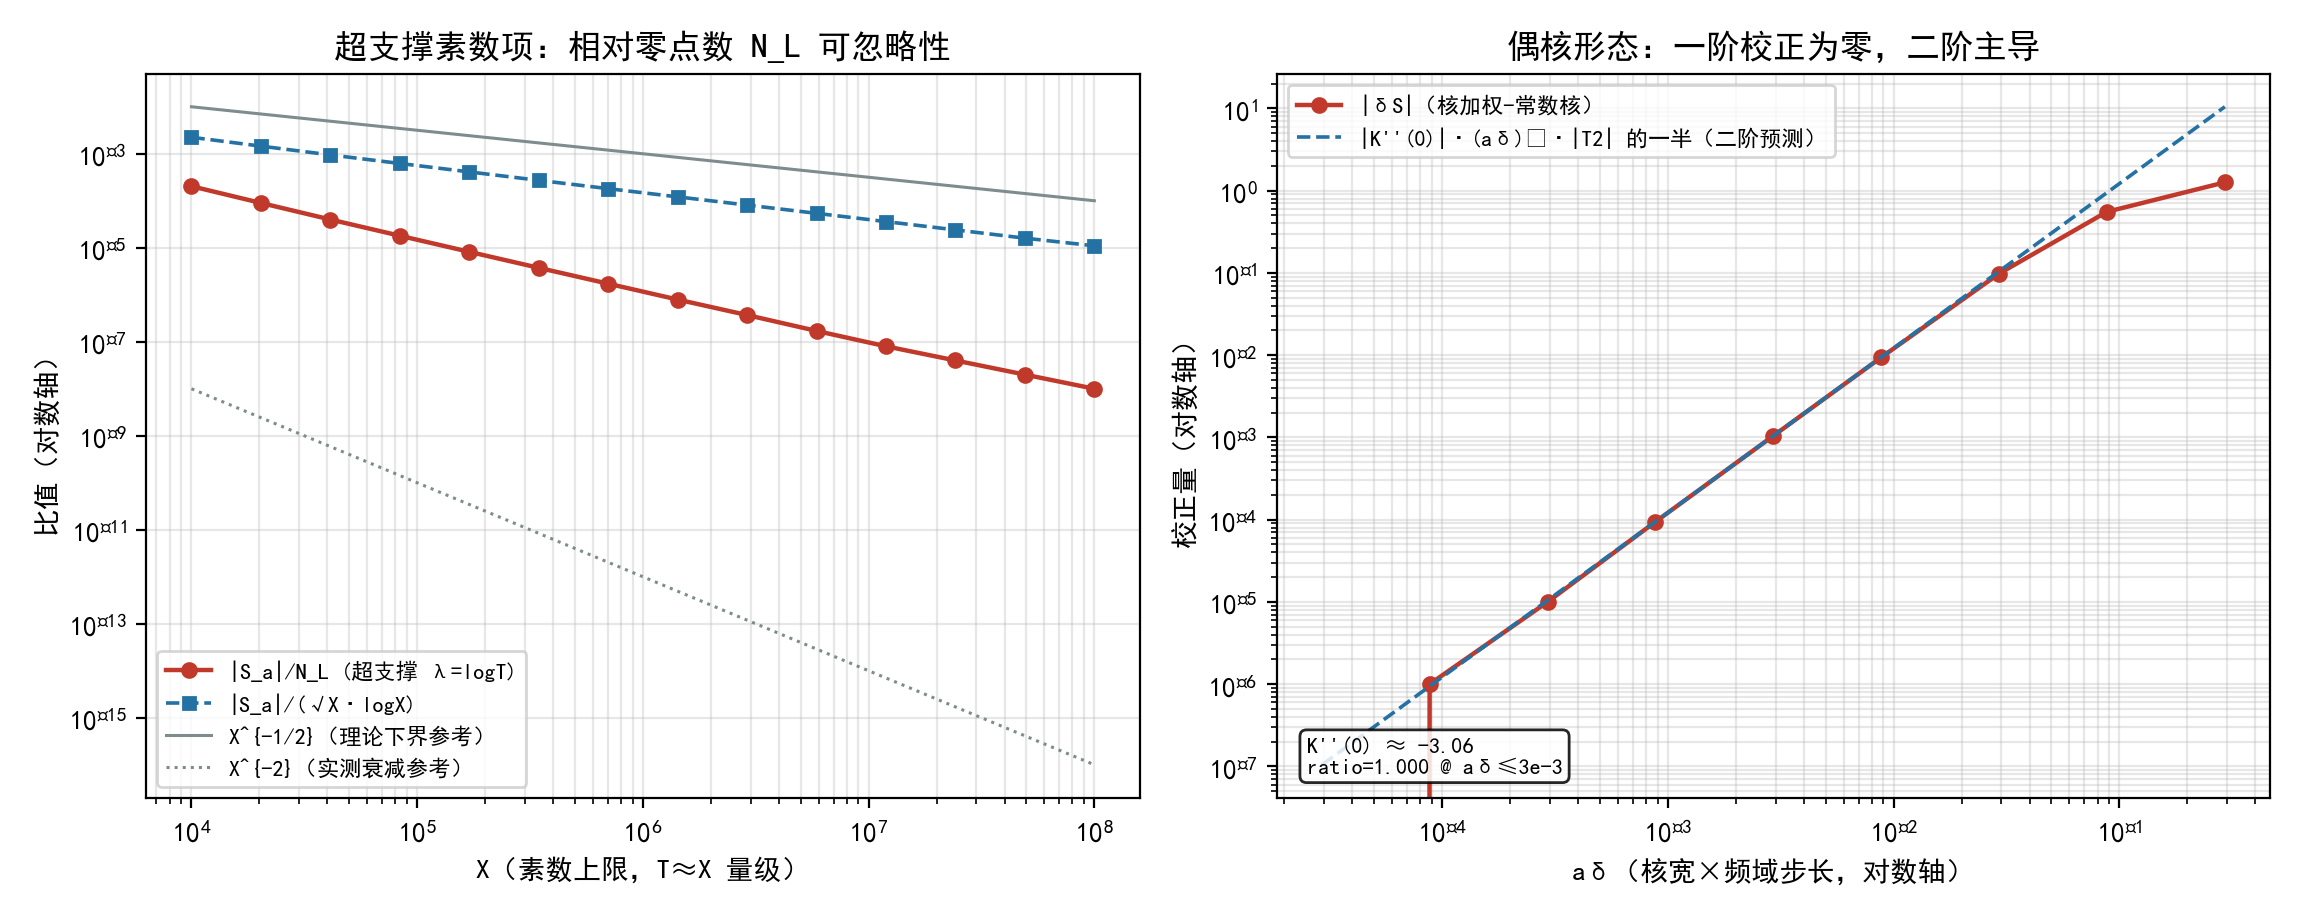

Write the Python code that produced this figure.
# -*- coding: utf-8 -*-
"""数值件 F 图：超支撑素数项量级与二阶校正形态（双子图，d1 文档嵌入用）。"""
import json, os, math
import numpy as np
import matplotlib
matplotlib.use("Agg")
import matplotlib.pyplot as plt
plt.rcParams["font.sans-serif"] = ["SimHei", "Microsoft YaHei", "DejaVu Sans"]
plt.rcParams["axes.unicode_minus"] = False

QRH = r"C:\Users\shtcl\Doubao\chats\2026-10-16\new-chat\qrh_work"
with open(os.path.join(QRH, "xlii_s7f_supersupport.json"), encoding="utf-8") as f:
    res = json.load(f)

s = res["samples"]
Xs = np.array([d["X"] for d in s], dtype=float)
r_NL = np.array([d["|S_a|/N_L"] for d in s], dtype=float)
r_sq = np.array([d["|S_a|/(√X·logX)"] for d in s], dtype=float)
r_raw = np.array([d["|S_raw|/(√X·logX)"] for d in s], dtype=float)

fe = res["form_exp"]
a_scan = np.array([d["a"] for d in fe["a_scan"] if d["a"] > 0], dtype=float)
ad = np.array([d["a_delta"] for d in fe["a_scan"] if d["a"] > 0], dtype=float)
dS = np.array([abs(d["dS"]) for d in fe["a_scan"] if d["a"] > 0], dtype=float)

fig, axes = plt.subplots(1, 2, figsize=(11.5, 4.6))

# 左：超支撑素数项相对 N_L 衰减
ax = axes[0]
ax.loglog(Xs, r_NL, "o-", color="#C0392B", lw=1.6, ms=5, label="|S_a|/N_L (超支撑 λ=logT)")
ax.loglog(Xs, r_sq, "s--", color="#2471A3", lw=1.3, ms=4, label="|S_a|/(√X·logX)")
ax.loglog(Xs, Xs ** -0.5, "-", color="#7F8C8D", lw=1.1, label="X^{-1/2}（理论下界参考）")
ax.loglog(Xs, Xs ** -2.0, ":", color="#7F8C8D", lw=1.1, label="X^{-2}（实测衰减参考）")
ax.set_xlabel("X（素数上限，T≈X 量级）")
ax.set_ylabel("比值（对数轴）")
ax.set_title("超支撑素数项：相对零点数 N_L 可忽略性")
ax.legend(fontsize=8, loc="lower left")
ax.grid(True, which="both", alpha=0.3)

# 右：二阶校正形态 dS ~ (aδ)²
ax = axes[1]
ax.loglog(ad, dS, "o-", color="#C0392B", lw=1.6, ms=5, label="|δS|（核加权-常数核）")
ax.loglog(ad, 0.5 * abs(fe["Kpp0_numeric"]) * ad ** 2 * abs(fe["T2"]),
          "--", color="#2471A3", lw=1.3, label="|K''(0)|·(aδ)²·|T2| 的一半（二阶预测）")
ax.set_xlabel("aδ（核宽×频域步长，对数轴）")
ax.set_ylabel("校正量（对数轴）")
ax.set_title("偶核形态：一阶校正为零，二阶主导")
ax.legend(fontsize=8, loc="upper left")
ax.grid(True, which="both", alpha=0.3)
ax.text(0.03, 0.03, "K''(0) ≈ -3.06\nratio=1.000 @ aδ≤3e-3",
        transform=ax.transAxes, fontsize=8, va="bottom", ha="left",
        bbox=dict(boxstyle="round", fc="white", alpha=0.85))

plt.tight_layout()
out = os.path.join(QRH, "xlii_s7f_fig.png")
plt.savefig(out, dpi=200)
print("saved", out)
